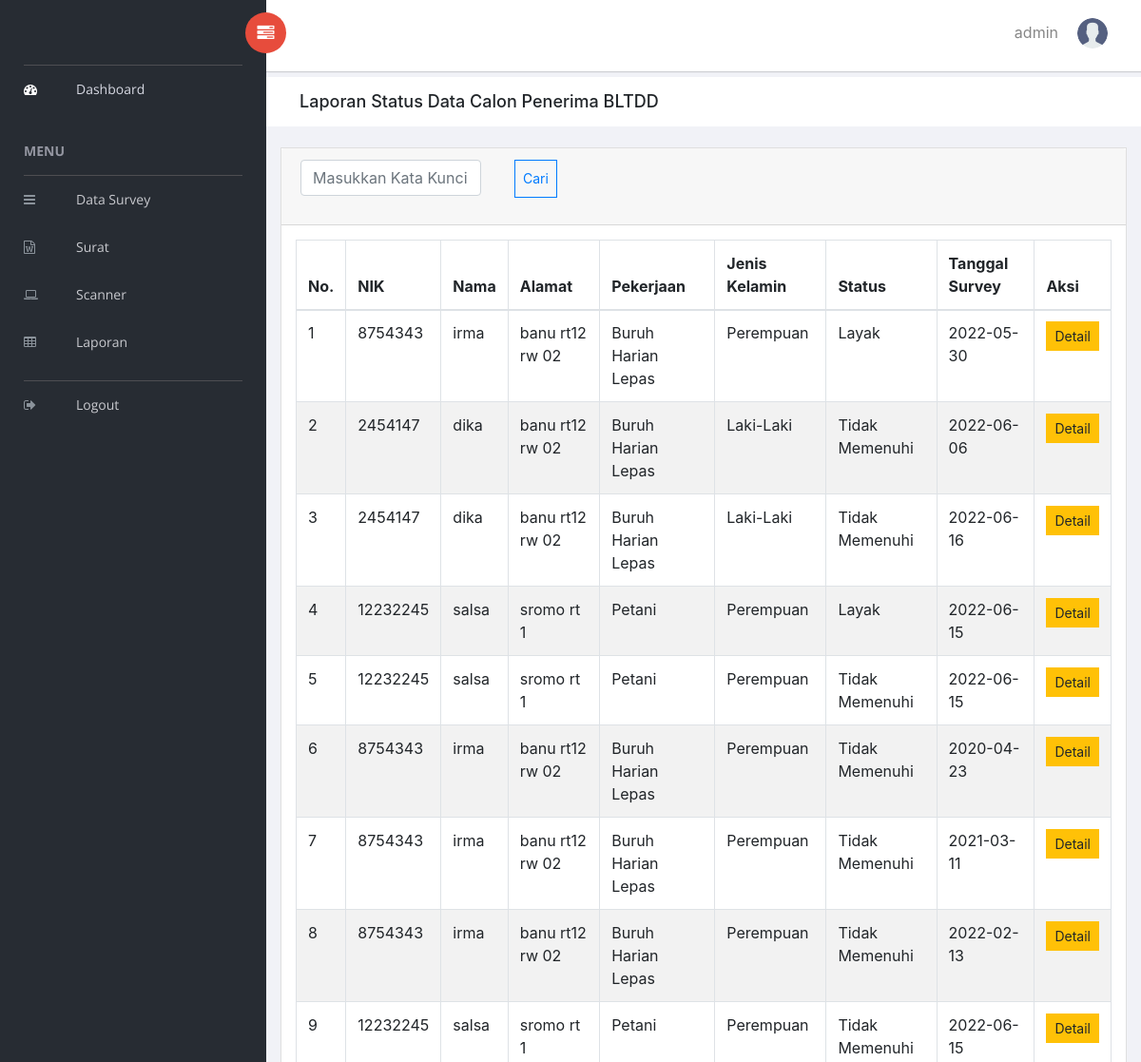
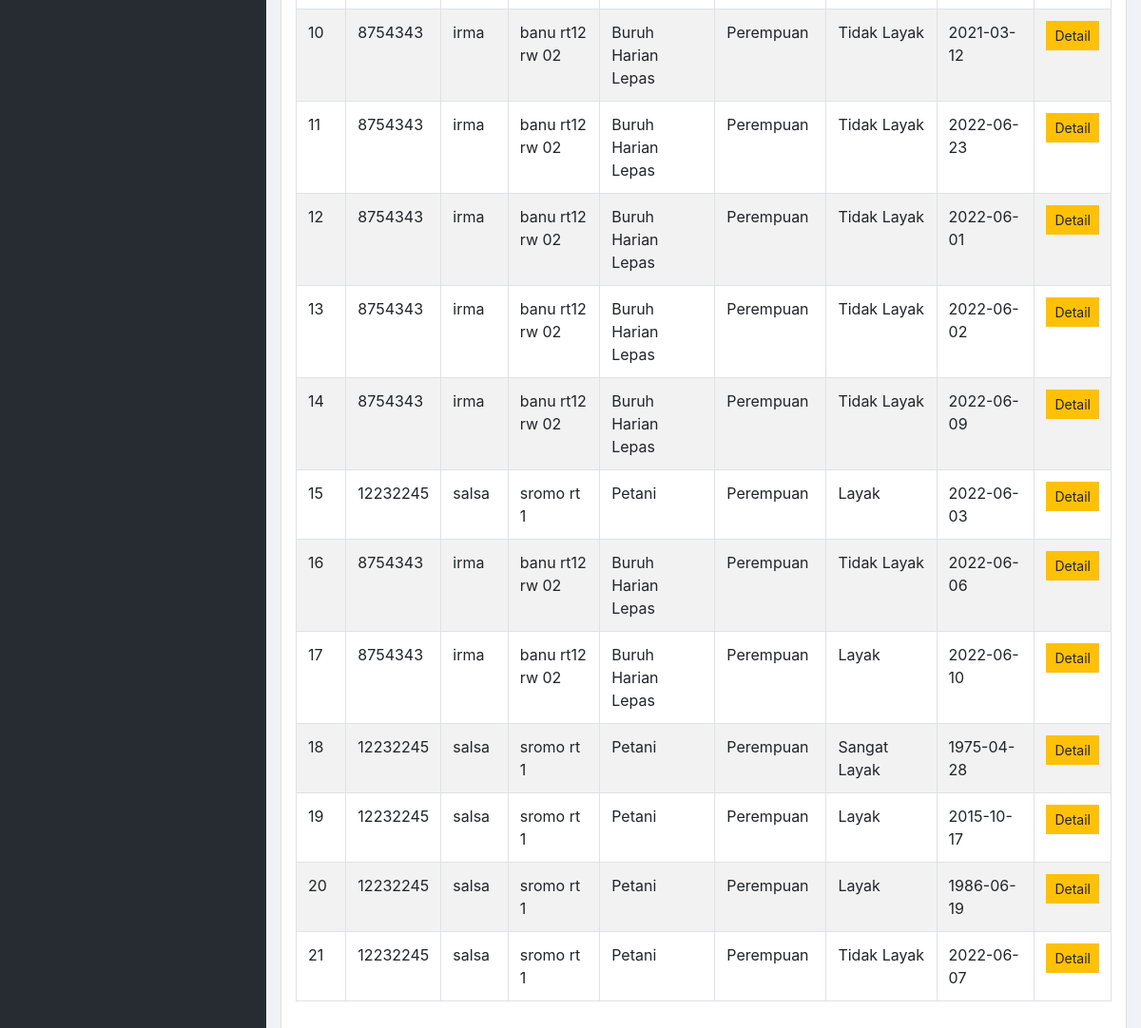
/s-laporan.php (signed in), run on the app's committed database (2 pictures, top to bottom).
### tables this page shows
CREATE TABLE `survey` (
  `id_survey` int(11) NOT NULL,
  `nik` int(50) NOT NULL,
  `id_user` int(11) DEFAULT NULL,
  `id_status` int(11) DEFAULT NULL,
  `tglSurvey` date NOT NULL,
  `status` varchar(256) DEFAULT NULL
);

CREATE TABLE `warga` (
  `nik` int(50) NOT NULL,
  `nama` varchar(255) NOT NULL,
  `alamat` text NOT NULL,
  `tempat` varchar(50) NOT NULL,
  `tgl_lahir` date NOT NULL,
  `pekerjaan` varchar(50) NOT NULL,
  `jenisKelamin` enum('Laki-Laki','Perempuan','','') NOT NULL,
  `ket` varchar(50) DEFAULT NULL
);

### s-laporan.php (the view, shortened to what this page needs)
<!doctype html>
<html class="no-js" lang="en">
<?php include 'header.php'; ?>
<body>
    <?php include 's-sidebar.php'; ?>
    <div id="right-panel" class="right-panel">
        <?php include 'sidebar2.php'; ?>
        <div class="breadcrumbs">
            <div class="col-sm-auto">
                <div class="page-header float-left">
                    <div class="page-title">
                        <h1>Laporan Status Data Calon Penerima BLTDD</h1>
                    </div>
                </div>
            </div>
        </div>
        <div class="content mt-3">
            <div class="animated fadeIn">
                <div class="row">
                    <div class="col-md-12">
                        <div class="card">
                            <div class="card-header">
                                <form action="s-laporan.php" method="get">
                                    <div class="row form-group">
                                        <div class="col-12 col-md-3">
                                            <input type="text" name="cari" placeholder="Masukkan Kata Kunci" class="form-control">
                                        </div>
                                        <p style="text-indent: 1em;">&nbsp</p>
                                        <input class="btn btn-outline-primary btn-sm" type="submit" value="Cari">
                                    </div>
                                </form>
                            </div>
                            <div class="card-body">
                                <table id="bootstrap-data-table-export" class="table table-striped table-bordered">
                                    <thead>
                                        <tr>
                                            <th>No.</th>
                                            <th>NIK</th>
                                            <th>Nama</th>
                                            <th>Alamat</th>
                                            <th>Pekerjaan</th>
                                            <th>Jenis Kelamin</th>
                                            <th>Status</th>
                                            <th>Tanggal Survey</th>
                                            <th>Aksi</th>
                                        </tr>
                                    </thead>
                                    <tbody>
                                        <tr>
                                            <?php
                                            include "config.php";
                                            if (isset($_GET['cari'])) {
                                                $cari = ($_GET['cari']);
                                                $sql = "SELECT * FROM survey INNER JOIN warga ON survey.nik = warga.nik where warga.nama like '%" . $cari . "%' OR warga.pekerjaan LIKE '%" . $cari . "%'
                                                OR warga.alamat LIKE '%" . $cari . "%' OR warga.nik LIKE '%" . $cari . "%' OR warga.jenisKelamin LIKE '%" . $cari . "%'
                                                OR survey.status LIKE '%" . $cari . "%' OR survey.tglSurvey LIKE '%" . $cari . "%'";
                                                $query_mysqli = mysqli_query($koneksi, $sql) or die(mysqli_error($koneksi));
                                            } else {
                                                $query_mysqli = mysqli_query($koneksi, "SELECT * FROM survey INNER JOIN warga ON survey.nik = warga.nik ORDER BY id_survey DESC") or die(mysqli_error($koneksi));
                                            }
                                            $nomor = 1;
                                            if ($query_mysqli) {
                                                while ($data = mysqli_fetch_array($query_mysqli)) {
                                            ?>
                                        <tr>
                                            <td><?php echo $nomor++; ?></td>
                                            <td><?php echo $data['nik']; ?></td>
                                            <td><?php echo $data['nama']; ?></td>
                                            <td><?php echo $data['alamat']; ?></td>
                                            <td><?php echo $data['pekerjaan']; ?></td>
                                            <td><?php echo $data['jenisKelamin']; ?></td>
                                            <td><?php echo $data['status']; ?></td>
                                            <td><?php echo $data['tglSurvey']; ?></td>
                                            <td><a class="btn btn-sm btn-warning" href="s-detail.php?nik=<?php echo $data['nik']; ?>&id_survey=<?= $data['id_survey'] ?>">Detail</a></td>
                                        </tr>
                                <?php }
                                            } ?>
                                </tr>
                                    </tbody>
                                </table>
                            </div>
                        </div>
                    </div>
                </div>
            </div>
</body>
</html>

### data on the page
survey: nik.nik "8754343", nik.nama "irma", nik.alamat "banu rt12 rw 02", nik.pekerjaan "Buruh Harian Lepas", nik.jenisKelamin "Perempuan", status "Layak", tglSurvey "2022-05-30"
survey: nik.nik "2454147", nik.nama "dika", nik.alamat "banu rt12 rw 02", nik.pekerjaan "Buruh Harian Lepas", nik.jenisKelamin "Laki-Laki", status "Tidak Memenuhi", tglSurvey "2022-06-06"
survey: nik.nik "2454147", nik.nama "dika", nik.alamat "banu rt12 rw 02", nik.pekerjaan "Buruh Harian Lepas", nik.jenisKelamin "Laki-Laki", status "Tidak Memenuhi", tglSurvey "2022-06-16"
survey: nik.nik "12232245", nik.nama "salsa", nik.alamat "sromo rt 1", nik.pekerjaan "Petani", nik.jenisKelamin "Perempuan", status "Layak", tglSurvey "2022-06-15"
survey: nik.nik "12232245", nik.nama "salsa", nik.alamat "sromo rt 1", nik.pekerjaan "Petani", nik.jenisKelamin "Perempuan", status "Tidak Memenuhi", tglSurvey "2022-06-15"
survey: nik.nik "8754343", nik.nama "irma", nik.alamat "banu rt12 rw 02", nik.pekerjaan "Buruh Harian Lepas", nik.jenisKelamin "Perempuan", status "Tidak Memenuhi", tglSurvey "2020-04-23"
survey: nik.nik "8754343", nik.nama "irma", nik.alamat "banu rt12 rw 02", nik.pekerjaan "Buruh Harian Lepas", nik.jenisKelamin "Perempuan", status "Tidak Memenuhi", tglSurvey "2021-03-11"
survey: nik.nik "8754343", nik.nama "irma", nik.alamat "banu rt12 rw 02", nik.pekerjaan "Buruh Harian Lepas", nik.jenisKelamin "Perempuan", status "Tidak Memenuhi", tglSurvey "2022-02-13"
survey: nik.nik "12232245", nik.nama "salsa", nik.alamat "sromo rt 1", nik.pekerjaan "Petani", nik.jenisKelamin "Perempuan", status "Tidak Memenuhi", tglSurvey "2022-06-15"
survey: nik.nik "8754343", nik.nama "irma", nik.alamat "banu rt12 rw 02", nik.pekerjaan "Buruh Harian Lepas", nik.jenisKelamin "Perempuan", status "Tidak Layak", tglSurvey "2021-03-12"
survey: nik.nik "8754343", nik.nama "irma", nik.alamat "banu rt12 rw 02", nik.pekerjaan "Buruh Harian Lepas", nik.jenisKelamin "Perempuan", status "Tidak Layak", tglSurvey "2022-06-23"
survey: nik.nik "8754343", nik.nama "irma", nik.alamat "banu rt12 rw 02", nik.pekerjaan "Buruh Harian Lepas", nik.jenisKelamin "Perempuan", status "Tidak Layak", tglSurvey "2022-06-01"
survey: nik.nik "8754343", nik.nama "irma", nik.alamat "banu rt12 rw 02", nik.pekerjaan "Buruh Harian Lepas", nik.jenisKelamin "Perempuan", status "Tidak Layak", tglSurvey "2022-06-02"
survey: nik.nik "8754343", nik.nama "irma", nik.alamat "banu rt12 rw 02", nik.pekerjaan "Buruh Harian Lepas", nik.jenisKelamin "Perempuan", status "Tidak Layak", tglSurvey "2022-06-09"
survey: nik.nik "12232245", nik.nama "salsa", nik.alamat "sromo rt 1", nik.pekerjaan "Petani", nik.jenisKelamin "Perempuan", status "Layak", tglSurvey "2022-06-03"
survey: nik.nik "8754343", nik.nama "irma", nik.alamat "banu rt12 rw 02", nik.pekerjaan "Buruh Harian Lepas", nik.jenisKelamin "Perempuan", status "Tidak Layak", tglSurvey "2022-06-06"
survey: nik.nik "8754343", nik.nama "irma", nik.alamat "banu rt12 rw 02", nik.pekerjaan "Buruh Harian Lepas", nik.jenisKelamin "Perempuan", status "Layak", tglSurvey "2022-06-10"
survey: nik.nik "12232245", nik.nama "salsa", nik.alamat "sromo rt 1", nik.pekerjaan "Petani", nik.jenisKelamin "Perempuan", status "Sangat Layak", tglSurvey "1975-04-28"
survey: nik.nik "12232245", nik.nama "salsa", nik.alamat "sromo rt 1", nik.pekerjaan "Petani", nik.jenisKelamin "Perempuan", status "Layak", tglSurvey "2015-10-17"
survey: nik.nik "12232245", nik.nama "salsa", nik.alamat "sromo rt 1", nik.pekerjaan "Petani", nik.jenisKelamin "Perempuan", status "Layak", tglSurvey "1986-06-19"
survey: nik.nik "12232245", nik.nama "salsa", nik.alamat "sromo rt 1", nik.pekerjaan "Petani", nik.jenisKelamin "Perempuan", status "Tidak Layak", tglSurvey "2022-06-07"

### other printed values
$_SESSION['username'] "admin"
